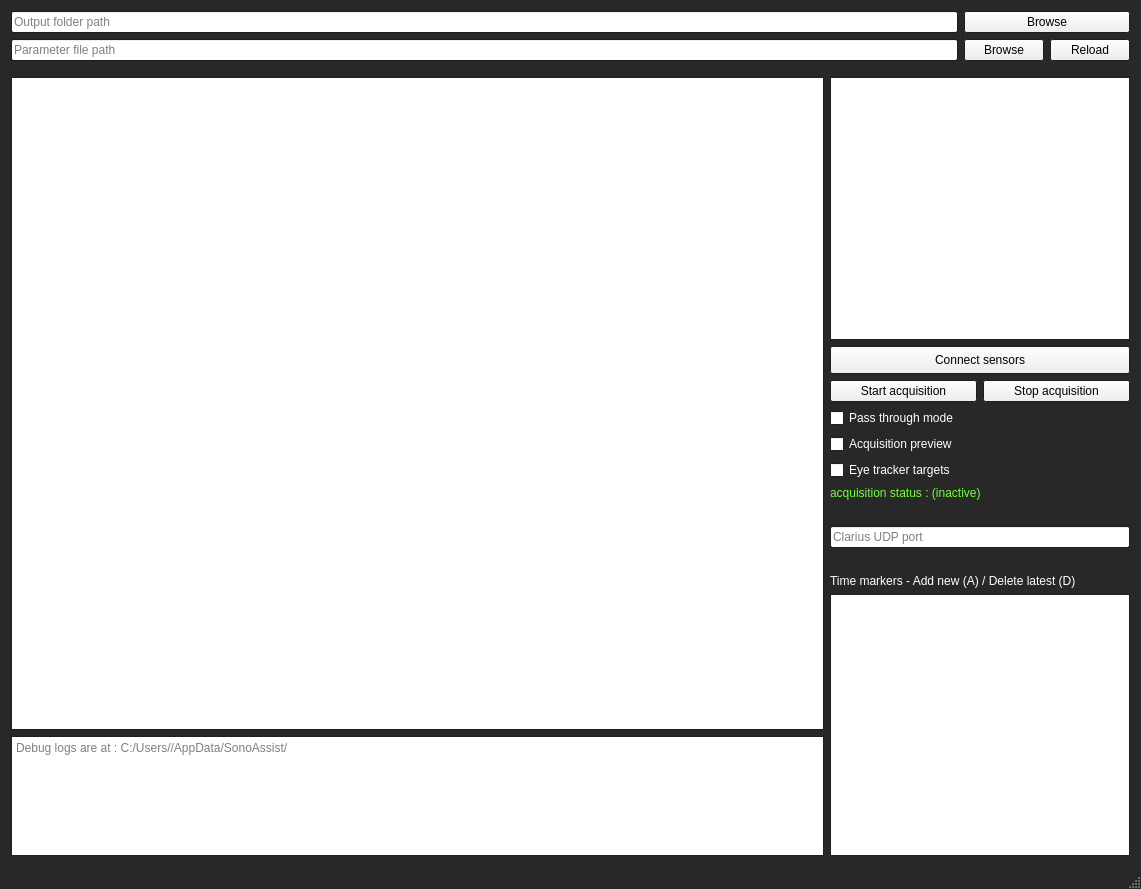
<?xml version="1.0" encoding="UTF-8"?>
<ui version="4.0">
 <class>MainWindow</class>
 <widget class="QMainWindow" name="MainWindow">
  <property name="geometry">
   <rect>
    <x>0</x>
    <y>0</y>
    <width>1141</width>
    <height>889</height>
   </rect>
  </property>
  <property name="sizePolicy">
   <sizepolicy hsizetype="Expanding" vsizetype="Expanding">
    <horstretch>0</horstretch>
    <verstretch>0</verstretch>
   </sizepolicy>
  </property>
  <property name="minimumSize">
   <size>
    <width>985</width>
    <height>573</height>
   </size>
  </property>
  <property name="maximumSize">
   <size>
    <width>16777215</width>
    <height>16777215</height>
   </size>
  </property>
  <property name="palette">
   <palette>
    <active>
     <colorrole role="WindowText">
      <brush brushstyle="SolidPattern">
       <color alpha="255">
        <red>255</red>
        <green>255</green>
        <blue>255</blue>
       </color>
      </brush>
     </colorrole>
     <colorrole role="Base">
      <brush brushstyle="SolidPattern">
       <color alpha="255">
        <red>255</red>
        <green>255</green>
        <blue>255</blue>
       </color>
      </brush>
     </colorrole>
     <colorrole role="Window">
      <brush brushstyle="SolidPattern">
       <color alpha="255">
        <red>40</red>
        <green>40</green>
        <blue>40</blue>
       </color>
      </brush>
     </colorrole>
    </active>
    <inactive>
     <colorrole role="WindowText">
      <brush brushstyle="SolidPattern">
       <color alpha="255">
        <red>255</red>
        <green>255</green>
        <blue>255</blue>
       </color>
      </brush>
     </colorrole>
     <colorrole role="Base">
      <brush brushstyle="SolidPattern">
       <color alpha="255">
        <red>255</red>
        <green>255</green>
        <blue>255</blue>
       </color>
      </brush>
     </colorrole>
     <colorrole role="Window">
      <brush brushstyle="SolidPattern">
       <color alpha="255">
        <red>40</red>
        <green>40</green>
        <blue>40</blue>
       </color>
      </brush>
     </colorrole>
    </inactive>
    <disabled>
     <colorrole role="WindowText">
      <brush brushstyle="SolidPattern">
       <color alpha="255">
        <red>120</red>
        <green>120</green>
        <blue>120</blue>
       </color>
      </brush>
     </colorrole>
     <colorrole role="Base">
      <brush brushstyle="SolidPattern">
       <color alpha="255">
        <red>40</red>
        <green>40</green>
        <blue>40</blue>
       </color>
      </brush>
     </colorrole>
     <colorrole role="Window">
      <brush brushstyle="SolidPattern">
       <color alpha="255">
        <red>40</red>
        <green>40</green>
        <blue>40</blue>
       </color>
      </brush>
     </colorrole>
    </disabled>
   </palette>
  </property>
  <property name="windowTitle">
   <string>SonoAssist</string>
  </property>
  <property name="autoFillBackground">
   <bool>true</bool>
  </property>
  <widget class="QWidget" name="centralWidget">
   <layout class="QVBoxLayout" name="verticalLayout">
    <item>
     <layout class="QGridLayout" name="input_fields_layout">
      <item row="1" column="0">
       <widget class="QLineEdit" name="output_folder_input">
        <property name="placeholderText">
         <string>Output folder path</string>
        </property>
       </widget>
      </item>
      <item row="2" column="0">
       <widget class="QLineEdit" name="param_file_input">
        <property name="placeholderText">
         <string>Parameter file path</string>
        </property>
       </widget>
      </item>
      <item row="2" column="2">
       <widget class="QPushButton" name="param_file_browse">
        <property name="text">
         <string>Browse</string>
        </property>
       </widget>
      </item>
      <item row="2" column="3">
       <widget class="QPushButton" name="param_file_apply">
        <property name="text">
         <string>Reload</string>
        </property>
       </widget>
      </item>
      <item row="1" column="2" colspan="2">
       <widget class="QPushButton" name="output_folder_browse">
        <property name="text">
         <string>Browse</string>
        </property>
       </widget>
      </item>
     </layout>
    </item>
    <item>
     <spacer name="verticalSpacer_3">
      <property name="orientation">
       <enum>Qt::Vertical</enum>
      </property>
      <property name="sizeType">
       <enum>QSizePolicy::Fixed</enum>
      </property>
      <property name="sizeHint" stdset="0">
       <size>
        <width>20</width>
        <height>10</height>
       </size>
      </property>
     </spacer>
    </item>
    <item>
     <layout class="QHBoxLayout" name="main_content_layout">
      <item>
       <layout class="QVBoxLayout" name="graphic_scene_layout">
        <item>
         <widget class="QGraphicsView" name="graphicsView">
          <property name="sizePolicy">
           <sizepolicy hsizetype="Expanding" vsizetype="Expanding">
            <horstretch>0</horstretch>
            <verstretch>0</verstretch>
           </sizepolicy>
          </property>
          <property name="minimumSize">
           <size>
            <width>645</width>
            <height>365</height>
           </size>
          </property>
          <property name="maximumSize">
           <size>
            <width>3000000</width>
            <height>3000000</height>
           </size>
          </property>
          <property name="palette">
           <palette>
            <active>
             <colorrole role="Base">
              <brush brushstyle="SolidPattern">
               <color alpha="255">
                <red>255</red>
                <green>255</green>
                <blue>255</blue>
               </color>
              </brush>
             </colorrole>
            </active>
            <inactive>
             <colorrole role="Base">
              <brush brushstyle="SolidPattern">
               <color alpha="255">
                <red>255</red>
                <green>255</green>
                <blue>255</blue>
               </color>
              </brush>
             </colorrole>
            </inactive>
            <disabled>
             <colorrole role="Base">
              <brush brushstyle="SolidPattern">
               <color alpha="255">
                <red>76</red>
                <green>76</green>
                <blue>76</blue>
               </color>
              </brush>
             </colorrole>
            </disabled>
           </palette>
          </property>
         </widget>
        </item>
        <item>
         <widget class="QTextEdit" name="debug_text_edit">
          <property name="sizePolicy">
           <sizepolicy hsizetype="Expanding" vsizetype="Fixed">
            <horstretch>0</horstretch>
            <verstretch>0</verstretch>
           </sizepolicy>
          </property>
          <property name="minimumSize">
           <size>
            <width>300</width>
            <height>120</height>
           </size>
          </property>
          <property name="maximumSize">
           <size>
            <width>16777215</width>
            <height>120</height>
           </size>
          </property>
          <property name="lineWrapMode">
           <enum>QTextEdit::NoWrap</enum>
          </property>
          <property name="readOnly">
           <bool>true</bool>
          </property>
          <property name="placeholderText">
           <string>Debug logs are at : C:/Users/&lt;username&gt;/AppData/SonoAssist/</string>
          </property>
         </widget>
        </item>
       </layout>
      </item>
      <item>
       <layout class="QVBoxLayout" name="side_panel_layout">
        <property name="sizeConstraint">
         <enum>QLayout::SetFixedSize</enum>
        </property>
        <item>
         <widget class="QTableWidget" name="sensor_status_table">
          <property name="sizePolicy">
           <sizepolicy hsizetype="Fixed" vsizetype="Expanding">
            <horstretch>0</horstretch>
            <verstretch>0</verstretch>
           </sizepolicy>
          </property>
          <property name="minimumSize">
           <size>
            <width>300</width>
            <height>200</height>
           </size>
          </property>
         </widget>
        </item>
        <item>
         <widget class="QPushButton" name="sensor_connect_button">
          <property name="sizePolicy">
           <sizepolicy hsizetype="Fixed" vsizetype="Fixed">
            <horstretch>0</horstretch>
            <verstretch>0</verstretch>
           </sizepolicy>
          </property>
          <property name="minimumSize">
           <size>
            <width>300</width>
            <height>28</height>
           </size>
          </property>
          <property name="maximumSize">
           <size>
            <width>300</width>
            <height>16777215</height>
           </size>
          </property>
          <property name="text">
           <string>Connect sensors</string>
          </property>
         </widget>
        </item>
        <item>
         <layout class="QHBoxLayout" name="acquisition_layout">
          <item>
           <widget class="QPushButton" name="start_acquisition_button">
            <property name="text">
             <string>Start acquisition</string>
            </property>
           </widget>
          </item>
          <item>
           <widget class="QPushButton" name="stop_acquisition_button">
            <property name="text">
             <string>Stop acquisition</string>
            </property>
           </widget>
          </item>
         </layout>
        </item>
        <item>
         <widget class="QCheckBox" name="pass_through_box">
          <property name="text">
           <string>Pass through mode</string>
          </property>
         </widget>
        </item>
        <item>
         <widget class="QCheckBox" name="acquisition_preview_box">
          <property name="text">
           <string>Acquisition preview</string>
          </property>
         </widget>
        </item>
        <item>
         <widget class="QCheckBox" name="eye_t_targets_box">
          <property name="text">
           <string>Eye tracker targets</string>
          </property>
         </widget>
        </item>
        <item>
         <widget class="QLabel" name="acquisition_label">
          <property name="palette">
           <palette>
            <active>
             <colorrole role="WindowText">
              <brush brushstyle="SolidPattern">
               <color alpha="255">
                <red>113</red>
                <green>255</green>
                <blue>61</blue>
               </color>
              </brush>
             </colorrole>
            </active>
            <inactive>
             <colorrole role="WindowText">
              <brush brushstyle="SolidPattern">
               <color alpha="255">
                <red>113</red>
                <green>255</green>
                <blue>61</blue>
               </color>
              </brush>
             </colorrole>
            </inactive>
            <disabled>
             <colorrole role="WindowText">
              <brush brushstyle="SolidPattern">
               <color alpha="255">
                <red>120</red>
                <green>120</green>
                <blue>120</blue>
               </color>
              </brush>
             </colorrole>
            </disabled>
           </palette>
          </property>
          <property name="text">
           <string>acquisition status : (inactive)</string>
          </property>
         </widget>
        </item>
        <item>
         <spacer name="verticalSpacer_6">
          <property name="orientation">
           <enum>Qt::Vertical</enum>
          </property>
          <property name="sizeType">
           <enum>QSizePolicy::Fixed</enum>
          </property>
          <property name="sizeHint" stdset="0">
           <size>
            <width>20</width>
            <height>20</height>
           </size>
          </property>
         </spacer>
        </item>
        <item>
         <layout class="QHBoxLayout" name="udp_port_layout">
          <item>
           <widget class="QLineEdit" name="udp_port_input">
            <property name="sizePolicy">
             <sizepolicy hsizetype="Minimum" vsizetype="Fixed">
              <horstretch>0</horstretch>
              <verstretch>0</verstretch>
             </sizepolicy>
            </property>
            <property name="minimumSize">
             <size>
              <width>298</width>
              <height>0</height>
             </size>
            </property>
            <property name="placeholderText">
             <string>Clarius UDP port</string>
            </property>
           </widget>
          </item>
         </layout>
        </item>
        <item>
         <spacer name="verticalSpacer">
          <property name="orientation">
           <enum>Qt::Vertical</enum>
          </property>
          <property name="sizeType">
           <enum>QSizePolicy::Fixed</enum>
          </property>
          <property name="sizeHint" stdset="0">
           <size>
            <width>20</width>
            <height>20</height>
           </size>
          </property>
         </spacer>
        </item>
        <item>
         <widget class="QLabel" name="time_marker_label">
          <property name="text">
           <string>Time markers - Add new (A) / Delete latest (D)</string>
          </property>
         </widget>
        </item>
        <item>
         <widget class="QListWidget" name="time_marker_list">
          <property name="sizePolicy">
           <sizepolicy hsizetype="Minimum" vsizetype="Expanding">
            <horstretch>0</horstretch>
            <verstretch>0</verstretch>
           </sizepolicy>
          </property>
         </widget>
        </item>
       </layout>
      </item>
     </layout>
    </item>
   </layout>
  </widget>
  <widget class="QStatusBar" name="statusBar"/>
  <widget class="QMenuBar" name="menuBar">
   <property name="geometry">
    <rect>
     <x>0</x>
     <y>0</y>
     <width>1141</width>
     <height>21</height>
    </rect>
   </property>
  </widget>
 </widget>
 <layoutdefault spacing="6" margin="11"/>
 <resources/>
 <connections/>
</ui>
